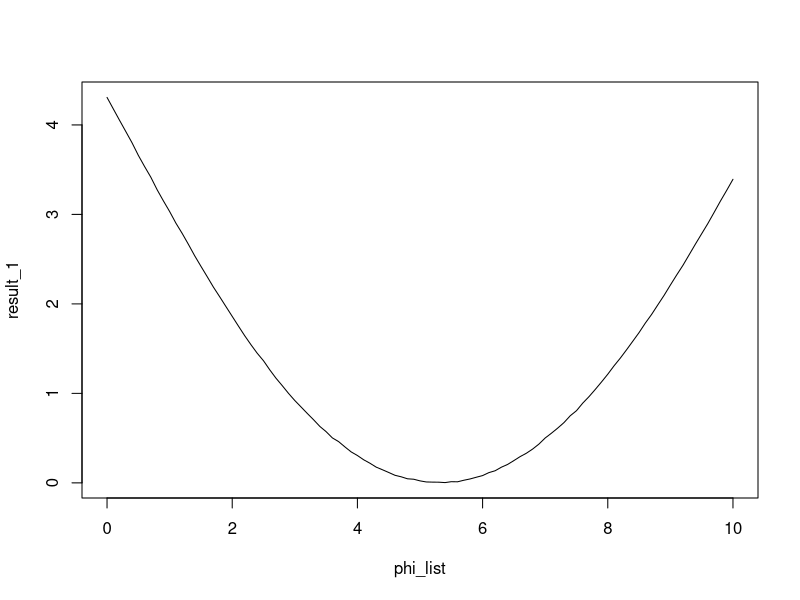
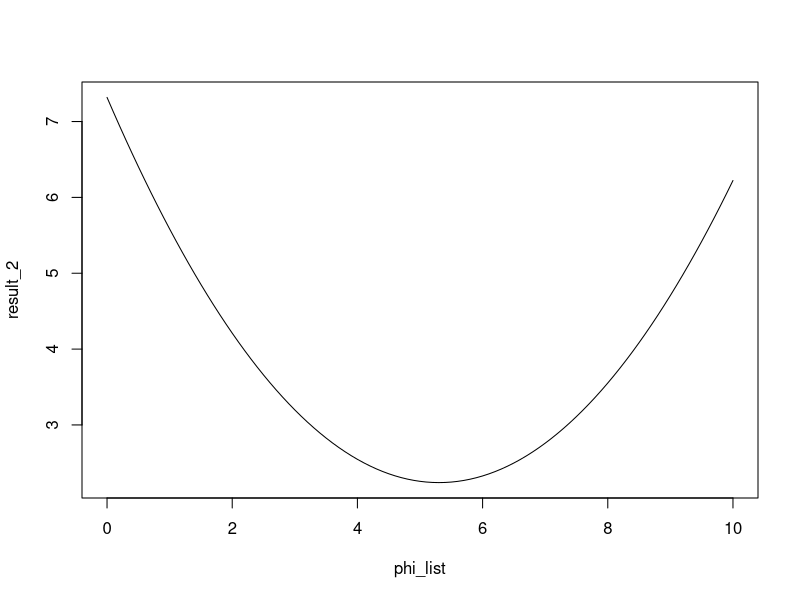

Write the R code that produced these figures, in order.
## ---- chunk 1
knitr::opts_chunk$set(echo = TRUE)
## ---- chunk 2
library(FNN)

set.seed(1000)
X<- rexp(10000, rate=0.2)
Y<- rexp(10000, rate=0.4)

KL.divergence(X, Y, k=10)
mean(KL.divergence(X, Y, k=10))
#theoretical divergence = log(0.2/0.4)+(0.4-0.2)-1 = 1-log(2) = 0.307
## ---- chunk 3
set.seed(525)

library(tidyverse)

X <- 6
n <- 1e4
z <- rnorm(n)

t_fun <- function(z, phi){
  sqrt(36/13)*z + phi
}

gwt_KL <- function(z_trans_list, sec_list){
  mean(KL.divergence(z_trans_list, sec_list, k=10))
}

posterior_samples <- rnorm(n,
                           mean = (4/13)*X + (9/13)*5,
                           sd = sqrt(36/13) )

phi_list <- seq(from = 0, to = 10, by = 0.1)

result_1 <- map_dbl(phi_list, ~gwt_KL( t_fun(z, .x),
                                       sec_list = posterior_samples))
## ---- chunk 4
plot(x = phi_list, y = result_1, type = "l")
## ---- chunk 5
phi_list[which.min(result_1)]
## ---- chunk 6
set.seed(525)

X <- 6
n <- 1e5
z <- rnorm(n)
## ---- chunk 7
likelihood_prior <- function(y){
  1/(sqrt(2*pi)*3)*exp(-1/(2*9)*(y-X)^2)*
    1/(sqrt(2*pi)*2)*exp(-1/(2*4)*(y-5)^2)
}
## ---- chunk 8
get_Exp_likelihood_prior <- function(phi_in){

  mean(log( sqrt(13/36) * dnorm(z) ) -
       log( likelihood_prior(t_fun(z, phi = phi_in) ) )
       )
}
## ---- chunk 9
result_2 <- map_dbl(phi_list, ~get_Exp_likelihood_prior(.x))
## ---- chunk 10
plot(x = phi_list, y = result_2, type = "l")
## ---- chunk 11
phi_list[which.min(result_2)]
